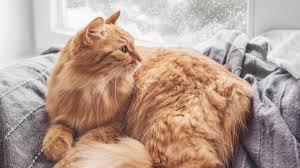
#> input picture opencv/data/cat images/cat-4.png, 300 x 168 px; its folder holds 4 pictures in this run
$ jupyter execute le_1.ipynb
#> lines starting #> are read from the running program, lines starting #| are printed output that depends on the picture
[cell 1]
import cv2 as cv
from PIL import Image
import numpy as np
from IPython.display import display
import matplotlib.pyplot as plt
import os


BASE_DATA_DIR = "../data"
CATS = "/cat images"
VIDEOS = "/videos"

os.listdir(BASE_DATA_DIR + CATS)

[cell 2]
img = cv.imread(BASE_DATA_DIR + CATS + "/cat-4.png")
#> img is the input picture: shape (168, 300, 3); mean B, G, R 145.1, 158.4, 182.6
to_rgb = cv.cvtColor(img, cv.COLOR_BGR2RGB)
display(Image.fromarray(to_rgb))

[cell 3]
# RGB, BGR, grayscale, HSV are all color spaces
# grayscale shows the distribution of pixel intensity

# BGR to HSV
hsv = cv.cvtColor(img, code=cv.COLOR_BGR2HSV)
#> hsv: shape (168, 300, 3); mean H, S, V 44.7, 58, 182.9
cv.imshow("hsv", hsv)
cv.waitKey(0)
cv.destroyAllWindows()

[cell 4]
# BGR to LAB

lab = cv.cvtColor(img, code=cv.COLOR_BGR2LAB)
#> lab: shape (168, 300, 3); mean of channels 0, 1, 2 170.2, 135.8, 138.8
cv.imshow("lab", lab)
cv.waitKey(0)
cv.destroyAllWindows()

[cell 5]
# Color channels (merge and split)
b, g, r = cv.split(img)
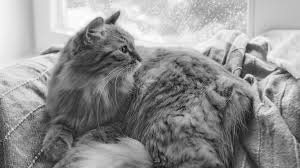
#> b: shape (168, 300); min 0, max 255, mean 145.1
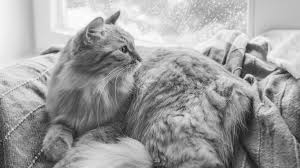
#> g: shape (168, 300); min 10, max 255, mean 158.4
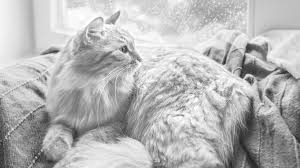
#> r: shape (168, 300); min 30, max 255, mean 182.6

[cell 6]
# Blue
display(Image.fromarray(b))

[cell 7]
# Green
display(Image.fromarray(g))

[cell 8]
# Red
display(Image.fromarray(r))

[cell 9]
# The more whiter the image/spot the higher the intensity of that color
# in the cat example, red has a high intensity

[cell 10]
# merge colors

merged = cv.merge([b, g, r])
rgb = cv.cvtColor(merged, cv.COLOR_BGR2RGB)
display(Image.fromarray(rgb))

[cell 11]
blank = np.zeros(img.shape[:2], dtype=np.uint8)

b, g, r = cv.split(img)

blue = cv.merge([b, blank, blank])
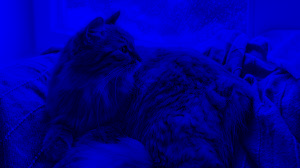
#> blue: shape (168, 300, 3); mean of channels 0, 1, 2 145.1, 0, 0; drawn as B, G, R
green = cv.merge([blank, g, blank])
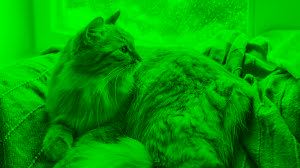
#> green: shape (168, 300, 3); mean of channels 0, 1, 2 0, 158.4, 0; drawn as B, G, R
red = cv.merge([blank, blank, r])
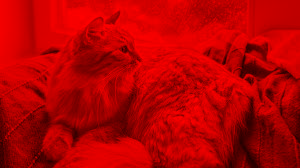
#> red: shape (168, 300, 3); mean of channels 0, 1, 2 0, 0, 182.6; drawn as B, G, R
